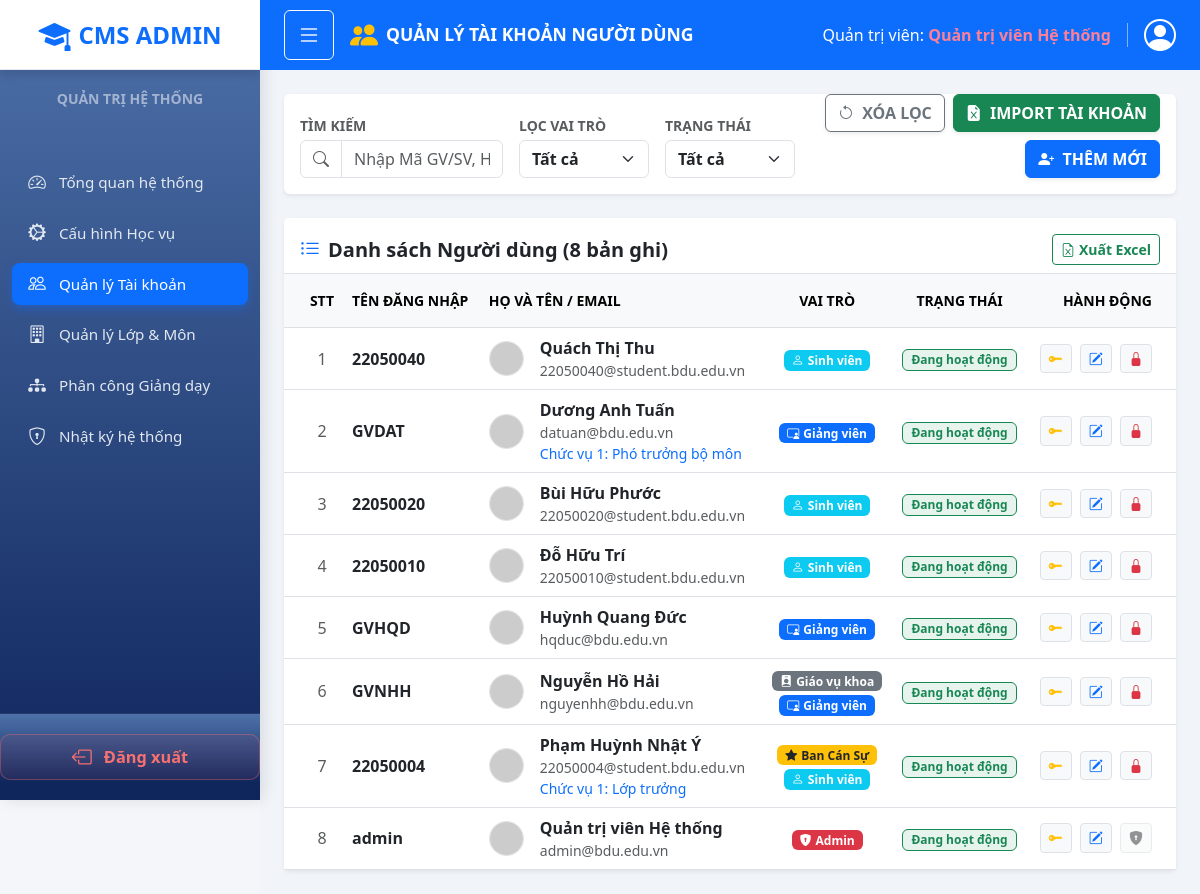
The page /views/admin/accounts.php (signed in) on the database its author committed.
### tables this page shows
CREATE TABLE `users` (
  `id` int(11) NOT NULL AUTO_INCREMENT,
  `username` varchar(50) DEFAULT NULL,
  `password` varchar(255) DEFAULT NULL,
  `full_name` varchar(100) DEFAULT NULL,
  `email` varchar(100) NOT NULL,
  `google_id` varchar(255) DEFAULT NULL,
  `role` enum('student','bcs','teacher','support_admin','admin') DEFAULT 'student',
  `secondary_role` enum('student','bcs','teacher','admin') DEFAULT NULL,
  `is_active` tinyint(1) DEFAULT 1 COMMENT '1: Hoạt động, 0: Bị khóa',
  `position` varchar(100) DEFAULT NULL COMMENT 'Chức vụ (BCS): Lớp trưởng, Lớp phó',
  `academic_title` varchar(50) DEFAULT NULL COMMENT 'Học hàm/học vị: GS, PGS, TS, ThS, CN...',
  `avatar` varchar(255) DEFAULT NULL,
  `birth_date` date DEFAULT NULL,
  `phone_number` varchar(20) DEFAULT NULL,
  `address` varchar(255) DEFAULT NULL,
  `created_at` timestamp NOT NULL DEFAULT current_timestamp(),
  PRIMARY KEY (`id`),
  UNIQUE KEY `email` (`email`)
);

### views/admin/accounts.php (the view, shortened to what the rows shown need)
<?php
require_once __DIR__ . '/../../config/config.php';
require_once __DIR__ . '/../../config/session.php';
require_once __DIR__ . '/../../config/helpers.php';
$currentUser = getCurrentUser();
function usersHasSecondaryRoleColumn() {
    $row = db_fetch_one("SELECT COUNT(*) as total FROM information_schema.columns WHERE table_schema = DATABASE() AND table_name = 'users' AND column_name = 'secondary_role'");
    return ((int) ($row['total'] ?? 0)) > 0;
}
$hasSecondaryRoleColumn = usersHasSecondaryRoleColumn();
$params = [];
$whereClause = '';
$perPage = 15;
$currentPage = isset($_GET['page']) ? max(1, (int)$_GET['page']) : 1;
$offset = ($currentPage - 1) * $perPage;
$fields = [
    'id',
    'username',
    'full_name',
    'email',
    'role',
    'academic_title',
    $hasSecondaryRoleColumn ? 'secondary_role' : 'NULL AS secondary_role',
    'position',
    'birth_date',
    'avatar',
    'created_at',
    '(SELECT cs.class_id FROM class_students cs WHERE cs.student_id = users.id ORDER BY cs.id DESC LIMIT 1) AS class_id',
    'is_active',
];
$fieldsSql = implode(",\n    ", $fields);
$sql = "SELECT\n    $fieldsSql\nFROM users\n$whereClause\nORDER BY created_at DESC\nLIMIT $perPage OFFSET $offset";
$users = db_fetch_all($sql, $params);
?>
<!DOCTYPE html>
<html lang="vi">
<head>
    <link href="https://cdn.jsdelivr.net/npm/bootstrap@5.3.0/dist/css/bootstrap.min.css" rel="stylesheet">
    <link href="https://cdn.jsdelivr.net/npm/bootstrap-icons@1.10.5/font/bootstrap-icons.css" rel="stylesheet">
    <link rel="stylesheet" href="../../public/css/style.css">
    <link rel="stylesheet" href="../../public/css/layout.css">
    <link rel="stylesheet" href="../../public/css/admin/admin-layout.css">
    <link rel="stylesheet" href="../../public/css/admin/accounts.css">
</head>
<body class="dashboard-body">
<div class="main-content admin-main-content" id="mainContent">
<?php
require_once __DIR__ . '/../../layouts/admin-topbar.php';
?>
    <div class="p-4">
        <div class="card shadow-sm border-0">
            <div class="card-body p-0">
                <div class="table-responsive">
                    <table class="table table-hover align-middle mb-0 border-top">
                        <thead class="table-light small text-muted fw-bold">
                            <tr>
                                <th class="ps-4 py-3 text-center" style="width: 60px;">STT</th>
                                <th class="py-3">TÊN ĐĂNG NHẬP</th>
                                <th class="py-3">HỌ VÀ TÊN / EMAIL</th>
                                <th class="py-3 text-center">VAI TRÒ</th>
                                <th class="py-3 text-center">TRẠNG THÁI</th>
                                <th class="pe-4 py-3 text-end">HÀNH ĐỘNG</th>
                            </tr>
                        </thead>
                        <tbody>
                            <?php if (count($users) > 0): ?>
                                <?php foreach ($users as $index => $user): ?>
                                    <?php
                                    $stt = $offset + $index + 1;
                                    $avatarUrl = getAvatarUrl($user['avatar'], $user['full_name']);
                                    $isProtectedAdmin = strtolower((string) ($user['email'] ?? '')) === 'admin@bdu.edu.vn';
                                    $roles = array_values(array_filter([$user['role'] ?? null, $user['secondary_role'] ?? null]));
                                    $rolePriority = [
                                        'admin' => 4,
                                        'support_admin' => 3,
                                        'staff' => 3,
                                        'teacher' => 2,
                                        'bcs' => 1,
                                        'student' => 0,
                                    ];
                                    $positionRaw = trim((string)($user['position'] ?? ''));
                                    $positionParts = array_values(array_filter(array_map('trim', preg_split('/\s*(?:\||,|;|\/)\s*/', $positionRaw))));
                                    $positionPrimary = $positionParts[0] ?? '';
                                    usort($roles, function ($a, $b) use ($rolePriority) {
                                        $priorityA = $rolePriority[$a] ?? 0;
                                        $priorityB = $rolePriority[$b] ?? 0;
                                        return $priorityB <=> $priorityA;
                                    });
                                    ?>
                                    <tr>
                                        <td class="ps-4 text-center text-muted"><?php echo $stt; ?></td>
                                        <td class="fw-bold text-dark"><?php echo e($user['username']); ?></td>
                                        <td>
                                            <div class="d-flex align-items-center">
                                                <img src="<?php echo e($avatarUrl); ?>" class="table-avatar border me-3" alt="Avatar">
                                                <div>
                                                    <div class="fw-bold text-dark"><?php echo e($user['full_name'] ?: 'Chưa cập nhật'); ?></div>
                                                    <div class="small text-muted"><?php echo e($user['email']); ?></div>
                                                    <?php if ($positionPrimary !== ''): ?>
                                                        <div class="small text-primary">Chức vụ 1: <?php echo e($positionPrimary); ?></div>
                                                    <?php endif; ?>
                                                </div>
                                            </div>
                                        </td>
                                        <td class="text-center">
                                            <?php
                                            $roleLabels = [
                                                'admin' => ['icon' => 'bi-shield-lock-fill', 'text' => 'Admin', 'class' => 'bg-danger'],
                                                'support_admin' => ['icon' => 'bi-person-badge-fill', 'text' => 'Giáo vụ khoa', 'class' => 'bg-secondary'],
                                                'staff' => ['icon' => 'bi-person-badge-fill', 'text' => 'Giáo vụ khoa', 'class' => 'bg-secondary'],
                                                'teacher' => ['icon' => 'bi-person-video3', 'text' => 'Giảng viên', 'class' => 'bg-primary'],
                                                'bcs' => ['icon' => 'bi-star-fill', 'text' => 'Ban Cán Sự', 'class' => 'bg-warning text-dark'],
                                                'student' => ['icon' => 'bi-person', 'text' => 'Sinh viên', 'class' => 'bg-info'],
                                            ];
                                            ?>
                                            <div class="d-inline-flex flex-column align-items-center gap-1">
                                                <?php foreach ($roles as $roleName): ?>
                                                    <?php
                                                    $roleInfo = $roleLabels[$roleName] ?? ['icon' => 'bi-person', 'text' => $roleName, 'class' => 'bg-secondary'];
                                                    $badgeClass = $roleInfo['class'];
                                                    $textColor = strpos($badgeClass, 'text-dark') !== false ? 'text-dark' : 'text-white';
                                                    ?>
                                                    <span class="badge <?php echo $badgeClass; ?> <?php echo $textColor; ?> px-2 py-1">
                                                        <i class="bi <?php echo $roleInfo['icon']; ?> me-1"></i><?php echo e($roleInfo['text']); ?>
                                                    </span>
                                                <?php endforeach; ?>
                                            </div>
                                        </td>
                                        <td class="text-center">
                                            <?php if (empty($user['is_active'])): ?>
                                                <span class="badge bg-danger bg-opacity-10 text-danger border border-danger px-2 py-1">Bị khóa</span>
                                            <?php else: ?>
                                                <span class="badge bg-success bg-opacity-10 text-success border border-success px-2 py-1">Đang hoạt động</span>
                                            <?php endif; ?>
                                        </td>
                                        <td class="pe-4 text-end">
                                            <form method="POST" action="../../controllers/admin/accountController.php" class="d-inline">
                                                <button type="button" class="btn btn-light action-btn text-warning border me-1" title="Khôi phục mật khẩu về 123456@"
                                                    onclick="this.closest('form').submit();">
                                                    <i class="bi bi-key-fill"></i>
                                                </button>
                                            </form>
                                            <button class="btn btn-light action-btn text-primary border me-1" title="Sửa thông tin" data-bs-toggle="modal" data-bs-target="#accountModal"
                                                onclick="openAccountModal('edit', '<?php echo e($user['id']); ?>', '<?php echo e($user['username']); ?>', '<?php echo e($user['full_name']); ?>', '<?php echo e($user['email']); ?>', '<?php echo e($user['role']); ?>', '<?php echo e($user['secondary_role'] ?? ''); ?>', '<?php echo e($user['class_id'] ?? ''); ?>', '<?php echo e($user['academic_title'] ?? ''); ?>', '<?php echo e($user['position'] ?? ''); ?>', '<?php echo e(!empty($user['birth_date']) ? date('Y-m-d', strtotime($user['birth_date'])) : ''); ?>')">
                                                <i class="bi bi-pencil-square"></i>
                                            </button>
                                            <?php if (!$isProtectedAdmin): ?>
                                                <form method="POST" action="../../controllers/admin/accountController.php" class="d-inline">
                                                    <button type="button" class="btn btn-light action-btn <?php echo empty($user['is_active']) ? 'text-success' : 'text-danger'; ?> border"
                                                        title="<?php echo empty($user['is_active']) ? 'Mở khóa tài khoản' : 'Khóa tài khoản'; ?>"
                                                        onclick="this.closest('form').submit();">
                                                        <i class="bi <?php echo empty($user['is_active']) ? 'bi-unlock-fill' : 'bi-lock-fill'; ?>"></i>
                                                    </button>
                                                </form>
                                            <?php else: ?>
                                                <button class="btn btn-light action-btn text-muted border" title="Tài khoản admin gốc không thể khóa" disabled>
                                                    <i class="bi bi-shield-lock-fill"></i>
                                                </button>
                                            <?php endif; ?>
                                        </td>
                                    </tr>
                                <?php endforeach; ?>
                            <?php else: ?>
                                <tr>
                                    <td colspan="6" class="text-center text-muted py-4">Không tìm thấy người dùng nào.</td>
                                </tr>
                            <?php endif; ?>
                        </tbody>
                    </table>
                </div>
            </div>
        </div>
    </div>
</div>
</body>
</html>

### layouts/admin-topbar.php (shortened to what the rows shown need)
<?php
$currentUser = $currentUser ?? [];
?>
<div class="top-navbar-admin d-flex justify-content-between align-items-center px-4 py-3">
    <div class="d-flex align-items-center text-white">
        <div class="text-end me-3 d-none d-sm-block border-end pe-3 border-light border-opacity-50">
            <div class="fs-6">Quản trị viên:
                <span class="fw-bold admin-operator-name">
                    <?= e($currentUser['full_name'] ?? 'Admin') ?>
                </span>
            </div>
        </div>
    </div>
</div>

### rows shown on the page
users: full_name "Quản trị viên Hệ thống", stt "8", username "admin", email "admin@bdu.edu.vn", role "admin" (drawn), text "Admin", is_active "Đang hoạt động"
users: stt "1", username "22050040", full_name "Quách Thị Thu", email "22050040@student.bdu.edu.vn", role "student" (drawn), text "Sinh viên", is_active "Đang hoạt động"
users: stt "2", username "GVDAT", full_name "Dương Anh Tuấn", email "datuan@bdu.edu.vn", position "Phó trưởng bộ môn", role "teacher" (drawn), text "Giảng viên", is_active "Đang hoạt động"
users: stt "3", username "22050020", full_name "Bùi Hữu Phước", email "22050020@student.bdu.edu.vn", role "student" (drawn), text "Sinh viên", is_active "Đang hoạt động"
users: stt "4", username "22050010", full_name "Đỗ Hữu Trí", email "22050010@student.bdu.edu.vn", role "student" (drawn), text "Sinh viên", is_active "Đang hoạt động"
users: stt "5", username "GVHQD", full_name "Huỳnh Quang Đức", email "hqduc@bdu.edu.vn", role "teacher" (drawn), text "Giảng viên", is_active "Đang hoạt động"
users: stt "6", username "GVNHH", full_name "Nguyễn Hồ Hải", email "nguyenhh@bdu.edu.vn", role "Giáo vụ khoa", secondary_role "Giảng viên", is_active "Đang hoạt động"
users: stt "7", username "22050004", full_name "Phạm Huỳnh Nhật Ý", email "22050004@student.bdu.edu.vn", position "Lớp trưởng", role "Ban Cán Sự", secondary_role "Sinh viên", is_active "Đang hoạt động"

### other values the page prints
$item['label'] "Tổng quan hệ thống"
$item['label'] "Cấu hình Học vụ"
$item['label'] "Quản lý Tài khoản"
$item['label'] "Quản lý Lớp & Môn"
$item['label'] "Phân công Giảng dạy"
$item['label'] "Nhật ký hệ thống"
$pageTitle "QUẢN LÝ TÀI KHOẢN NGƯỜI DÙNG"
$totalRecords "8"
